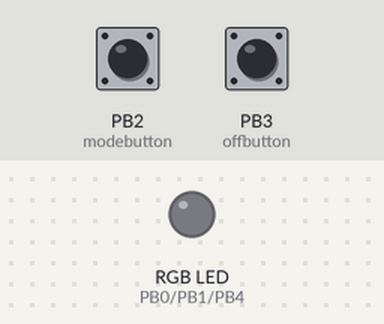
The sketch below on a simulated ATtiny85, built with avr-gcc and run on an emulated ATtiny85. Shown: an RGB LED mixed from three pins (HIGH = lit). Inputs (shaded band) come from the test bench; at power-on: PB3 (offbutton) LOW, PB2 (modebutton) HIGH.

Above: at 1.2 s.
1.3 s: PB3 (offbutton) pulled HIGH for 0.15 s
At 2.5 s:
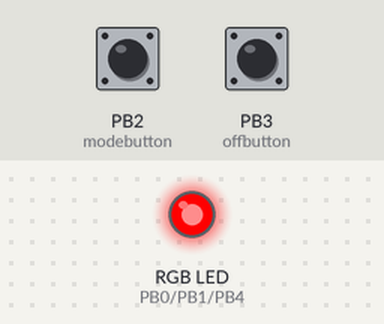
4.4 s: PB3 (offbutton) driven HIGH
7.4 s: PB3 (offbutton) driven LOW
At 10.3 s:
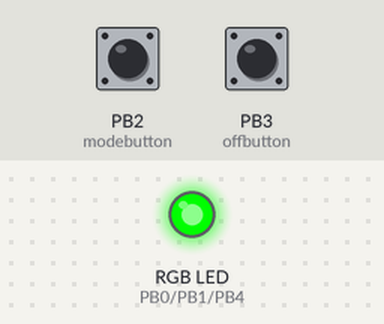
Timing chart, 0 to 12.0 s (numbered marks = the images above; inputs shaded):
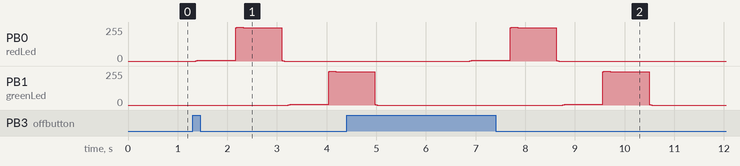

Measured:
- after the input at 1.3 s, PB0 (redLed): rises from 0/255 to 254/255 in 0.86 s, then falls to 0/255 in 0.93 s; PB1 (greenLed): rises from 0/255 to 254/255 in 0.86 s, then falls to 250/255 in 0.11 s
- after the input at 4.4 s, PB0 (redLed): 0/255 → 4/255 after 2.5 s
- after the input at 7.4 s, PB0 (redLed): goes on until 8.7 s, then stays 0/255

The sketch:

Trinket_MoodLampPulsing.ino
```cpp
/*
  Trinket Mood Lamp
  Pulsing and fading the lights

  Make Lehigh Valley
 */

// Pins 0, 1, and 4 have an LED connected.
// We will give each a name cooresponding to the color
const int redLed = 0;
const int greenLed = 1;
const int blueLed = 4;

// Pin 3 is an off button
const int offbutton = 3;

// Pin 2 is a mode button
const int modebutton = 2;

// This variable tracks what the current mode is
int mode = 1;

// How long should we pause in milliseconds
// 1000 == 1 second
int pause = 500;

// the setup routine runs once when you press reset
void setup() {
  // initialize pin 4's PWM capability
  PWM4_init();

  // initialize the digital pin as an output.
  pinMode(redLed, OUTPUT);
  pinMode(greenLed, OUTPUT);
  pinMode(blueLed, OUTPUT);

  // initialize the buttons as inputs.
  pinMode(offbutton, INPUT);
  pinMode(modebutton, INPUT);

  // Turn all the LEDs off to start
  analogWr(redLed, 0);
  analogWr(greenLed, 0);
  analogWr(blueLed, 0);
}

// the loop routine runs over and over again forever
void loop() {

  // if the mode button is on, add one to the mode
  if (digitalRead(modebutton) == LOW) {
    mode = mode + 1;
  }

  //if the off button is on, run the lights otherwise turn them off.
  if (digitalRead(offbutton) == HIGH) {

    // Detect what mode we are currently in and run cooresponding code
    switch (mode) {
      case 1:
        // pulse each LED, one at a time
        pulse(redLed);
        pulse(greenLed);
        pulse(blueLed);
      //case 2: //this code causes erratic behavior in some of the Trinkets. The mode button probably needs to be debounced.
        //blink each LED for "pause" milliseconds
        //digitalWrite(redLed, HIGH);
        //delay(pause);
        //digitalWrite(redLed, LOW);
        //digitalWrite(greenLed, HIGH);
        //delay(pause);
        //digitalWrite(greenLed, LOW);
        //digitalWrite(blueLed, HIGH);
        //delay(pause);
        //digitalWrite(blueLed, LOW);
      default:
        // if no other option is selected above, set it the mode to 1
        mode = 1;
    }

  } else { // if the button state is off

    // turn off lights
    digitalWrite(redLed, LOW);    // turn the Red LED off by making the voltage LOW
    digitalWrite(greenLed, LOW);    // turn the Green LED off by making the voltage LOW
    digitalWrite(blueLed, LOW);    // turn the Blue LED off by making the voltage LOW

  }
}

// Pulse an LED using a sin wave cause it's pretty
void pulse(int pin) {
  float in,out;

  for (in = 1.5; in < 7.8; in = in + 0.001)
  {
    out = sin(in) * 127.5 + 127.5;
    out = -(out - 255);
    analogWr(pin,out);
  }
}

// Set up PWM on Trinket GPIO #4 (PB4, pin 3) using Timer 1
void PWM4_init() {
TCCR1 = _BV (CS10); // no prescaler
GTCCR = _BV (COM1B1) | _BV (PWM1B); // clear OC1B on compare
OCR1B = 127; // duty cycle initialize to 50%
OCR1C = 255; // frequency
}

// A single function to handle PWM any pin
void analogWr(int pin, uint8_t value) {
  if (pin == 4) {
    OCR1B = value; // The PWM duty value between 0 and 255 (0 to 100%)
 } else {
    analogWrite(pin, value);
 }
}
```
